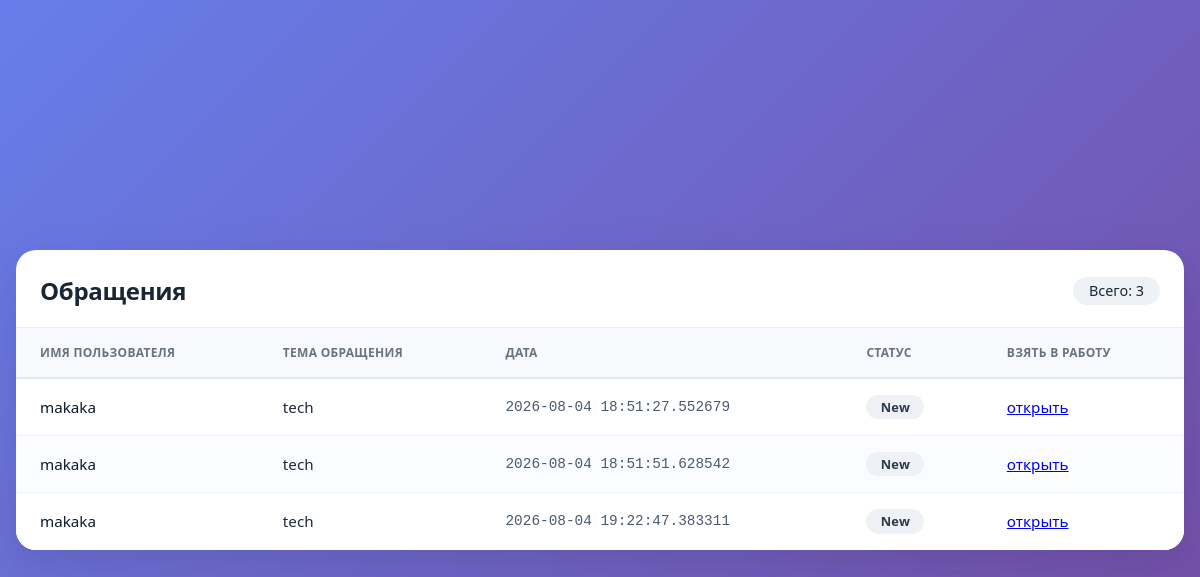
Screenshot of /tikets (signed in) with the database file from the repository.
### tables this page shows
CREATE TABLE heilpodd (id INTEGER NOT NULL PRIMARY KEY AUTOINCREMENT, topic TEXT NOT NULL, message TEXT NOT NULL, name TEXT NOT NULL, login TEXT NOT NULL, statuswork TEXT, datatime TEXT);

### app.py (the view)
@app.route('/tikets',methods=['POST','GET'])
@admin_requed
def tikets():
    d = gettikets()
    return render_template('tikets.html', tikets=d)

### app.py (called while the page is built)
def admin_requed(func):
    @wraps(func)
    def decor(*args, **kwargs):
        if not current_user.is_authenticated:
            return redirect(url_for('login'))
        if not current_user.is_admin():
            return redirect(url_for('index'))
        return func(*args, **kwargs)
    return decor

@login_manager.user_loader
def load_user(username):
    return User.get(username)

### data.py (called while the page is built)
def userbylogin(username):
    result = cursor.execute('select * from user where login = ?', (username,)).fetchall()
    if result:
        return result[0]
    return[]

def gettikets():
    result = cursor.execute('select * from heilpodd').fetchall()
    return result

### user.py (called while the page is built)
    @staticmethod
    def get(username):
        user_data = userbylogin(username)
        if user_data:
            return User(username)
        else:
            return None

    def is_admin(self):
        return self.role == 'admin'

### templates/tikets.html (shortened to what this page needs)
<!DOCTYPE html>
<html lang="en">
<head>
    <link rel="stylesheet" href="../static/tikets.css">
</head>
<body>
   <div class="table-wrapper">
    <div class="table-header">
        <h2>Обращения</h2>
        <span class="badge-count">Всего: {{ tikets|length if tikets else 0 }}</span>
    </div>
    <table>
        <thead>
            <tr>
                <th>Имя пользователя</th>
                <th>Тема обращения</th>
                <th>Дата</th>
                <th>Статус</th>
                <th>Взять в работу</th>
            </tr>
        </thead>
        <tbody>
            {% if tikets %}
                {% for tiket in tikets %}
            <tr>
                    <td>{{ tiket[4] }}</td>
                    <td>{{ tiket[1] }}</td>
                    <td>{{ tiket[6] }}</td>
                    <td>
                        <span class="status-badge" data-status="{{ tiket[5]|lower }}">
                            {{ tiket[5] }}
                        </span>
                    </td>
                    <td><a href="/suppochat/{{tiket[0]}}">открыть</a></td>
                </tr>
                {% endfor %}
            {% else %}
                <tr>
                    <td colspan="4" class="empty-state">Нет обращений для отображения</td>
                </tr>
            {% endif %}
        </tbody>
    </table>
</div>
</body>
</html>

### static/tikets.css (style rules this page uses)
* { box-sizing: border-box; margin: 0; padding: 0; }
body { font-family: 'Segoe UI', Roboto, system-ui, -apple-system, sans-serif; background: linear-gradient(135deg, rgb(102, 126, 234) 0%, rgb(118, 75, 162) 100%); display: flex; justify-content: center; align-items: center; min-height: 100vh; padding: 2rem 1rem; margin: 0; }
.table-wrapper { width: 100%; max-width: 1200px; background: white; border-radius: 20px; box-shadow: 0 20px 60px rgba(0, 20, 40, 0.08), 0 8px 24px rgba(0, 0, 0, 0.04); overflow: hidden; padding: 1.5rem 0 0 0; }
.table-header { padding: 0 1.5rem 1.2rem 1.5rem; border-bottom: 1px solid #eaedf2; display: flex; justify-content: space-between; align-items: center; flex-wrap: wrap; gap: 1rem; }
.table-header h2 { font-weight: 600; font-size: 1.5rem; color: #1a2634; letter-spacing: -0.3px; }
.table-header .badge-count { background: #eef2f6; color: #1a2634; padding: 0.3rem 1rem; border-radius: 40px; font-size: 0.9rem; font-weight: 500; }
table { width: 100%; border-collapse: collapse; font-size: 0.95rem; background: white; }
thead { background: #f8fafd; border-bottom: 2px solid #e2e8f0; }
thead th { text-align: left; padding: 1rem 1.5rem; font-weight: 600; color: #2d3a4a; letter-spacing: 0.3px; text-transform: uppercase; font-size: 0.75rem; opacity: 0.7; white-space: nowrap; }
tbody tr { border-bottom: 1px solid #f0f3f8; transition: background 0.15s ease; }
tbody tr:last-child { border-bottom: none; }
tbody td { padding: 1rem 1.5rem; color: #1f2a3a; vertical-align: middle; }
tbody td:first-child { font-weight: 500; color: #0b1a2b; }
tbody td:nth-child(3) { font-feature-settings: "tnum"; font-family: 'JetBrains Mono', 'SF Mono', 'Cascadia Code', monospace; font-size: 0.9rem; color: #4a5a6e; }
.status-badge { display: inline-block; padding: 0.2rem 0.9rem; border-radius: 40px; font-size: 0.8rem; font-weight: 600; letter-spacing: 0.2px; background: #eef2f6; color: #2d3a4a; text-transform: capitalize; }
tbody tr:nth-child(even) { background: #fafcff; }

### rows the page displays
heilpodd: login "makaka", topic "tech", datatime "2026-08-04 18:51:27.552679", statuswork "New"
heilpodd: login "makaka", topic "tech", datatime "2026-08-04 18:51:51.628542", statuswork "New"
heilpodd: login "makaka", topic "tech", datatime "2026-08-04 19:22:47.383311", statuswork "New"

### other values shown
{{ tikets|length if tikets else 0 }} "3"
